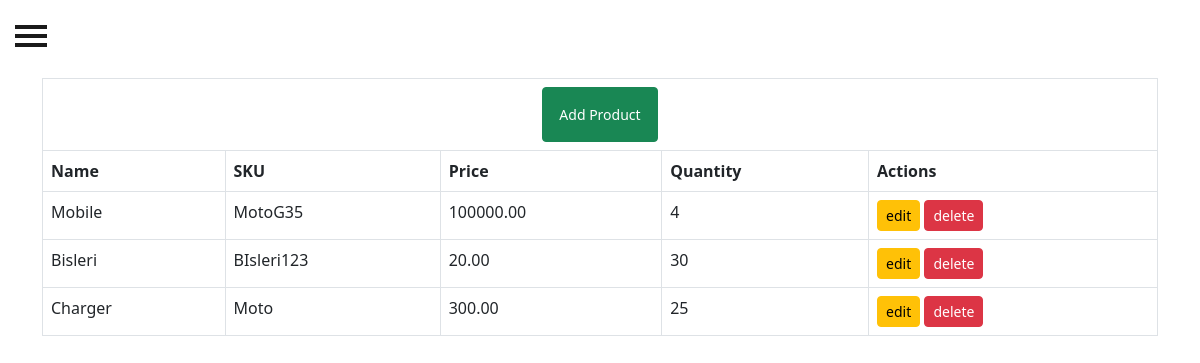
/products/, run on an earlier commit of the app's database.
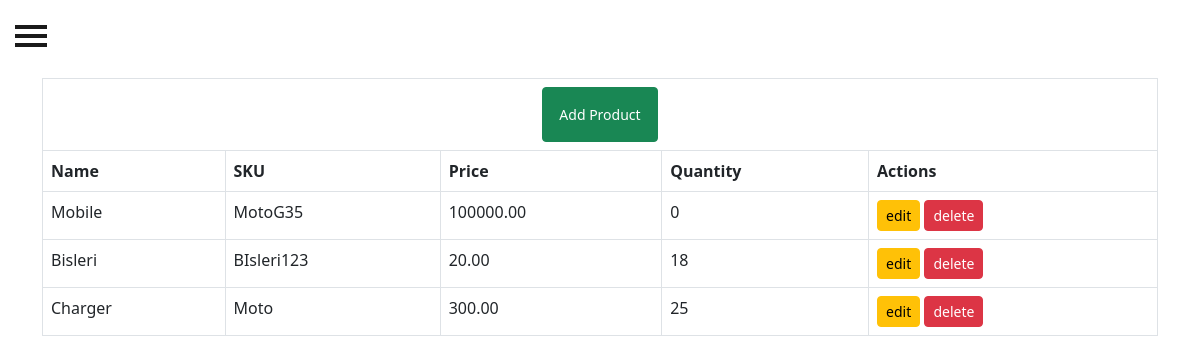
And on a later commit of the database.
### inventory/models.py (models this page shows, shortened)
class Product(models.Model):
    name=models.CharField(max_length=100)
    sku=models.CharField(max_length=100, unique=True)
    description=models.TextField(blank=True, null=True)
    price=models.DecimalField(max_digits=10,decimal_places=2)
    quantity=models.PositiveIntegerField(default=0)
    created_at=models.DateTimeField(auto_now_add=True)

### inventory/views.py (the view)
# urls.py: path('products/',view_product,name='product_list'),
def view_product(request):
    products=Product.objects.all()
    return render(request,'product/view_product.html',{'products':products})

### inventory/templates/product/view_product.html
{% extends "base.html" %}
{% load static %}
{% block content %}
        <div class="container">
            <div class="mt-2" >
                <table class="table table-bordered ">
                    <tr>
                        <th style="text-align: center; vertical-align: middle;" colspan='5' ><a class="btn btn-sm btn-success p-3 " href={% url 'add_product' %}>Add Product</a></th>
                    </tr>
                    <tr>
                        <th>Name</th>
                        <th>SKU</th>
                        <th>Price</th>
                        <th>Quantity</th>
                        <th>Actions</th>
                    </tr>
                    {% for p in products %}
                    <tr>
                        <td>{{p.name}}</td>
                        <td>{{p.sku}}</td>
                        <td>{{p.price}}</td>
                        <td>{{p.quantity}}</td>
                        <td>
                            <a href={% url 'edit_product' p.id %}><button class="btn btn-warning btn-sm">edit</button></a>
                            <a href={% url 'delete_product' p.id %}><button class="btn btn-danger btn-sm">delete</button></a>
                        </td>
                    </tr>
                    {% endfor %}
                </table>
            </div>
        </div>
{% endblock %}

What changed in the data, as far as the page shows it:
changed Product "Mobile": quantity "4" → "0"
changed Product "Bisleri": quantity "30" → "18"
